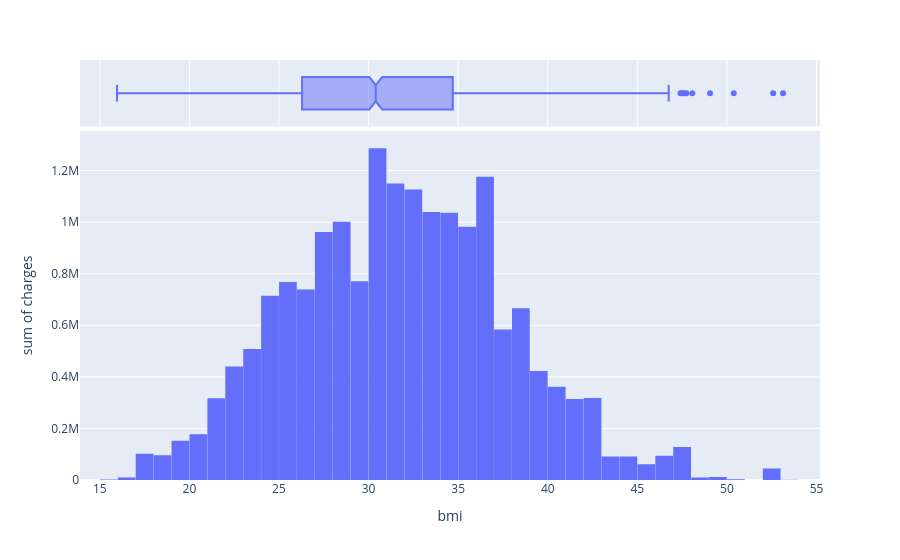

The code cell stored with this chart in its notebook:
### Code cell
fig=px.histogram(df,x='bmi',y='charges',marginal='box')
fig.update_layout(bargap=0.01)
fig

### Figure 1 — Plotly figure (JSON) as saved in the notebook; plotly's stock layout.template omitted (floating-point values rounded to 4 significant figures; data arrays with more than 128 entries replaced by an {"elided": "..."} marker saying what was removed)
{"data": [{"alignmentgroup": "True", "bingroup": "x", "histfunc": "sum", "hovertemplate": "bmi=%{x}<br>sum of charges=%{y}<extra></extra>", "legendgroup": "", "marker": {"color": "#636efa", "pattern": {"shape": ""}}, "name": "", "offsetgroup": "", "orientation": "v", "showlegend": false, "type": "histogram", "x": {"elided": "1338 float values"}, "xaxis": "x", "y": {"elided": "1338 float values"}, "yaxis": "y"}, {"alignmentgroup": "True", "hovertemplate": "bmi=%{x}<extra></extra>", "legendgroup": "", "marker": {"color": "#636efa"}, "name": "", "notched": true, "offsetgroup": "", "showlegend": false, "type": "box", "x": {"elided": "1338 float values"}, "xaxis": "x2", "yaxis": "y2"}], "layout": {"bargap": 0.01, "barmode": "relative", "legend": {"tracegroupgap": 0}, "margin": {"t": 60}, "xaxis": {"anchor": "y", "domain": [0, 1], "title": {"text": "bmi"}}, "xaxis2": {"anchor": "y2", "domain": [0, 1], "matches": "x", "showgrid": true, "showticklabels": false}, "yaxis": {"anchor": "x", "domain": [0, 0.8316], "title": {"text": "sum of charges"}}, "yaxis2": {"anchor": "x2", "domain": [0.8416, 1], "matches": "y2", "showgrid": false, "showline": false, "showticklabels": false, "ticks": ""}}}
